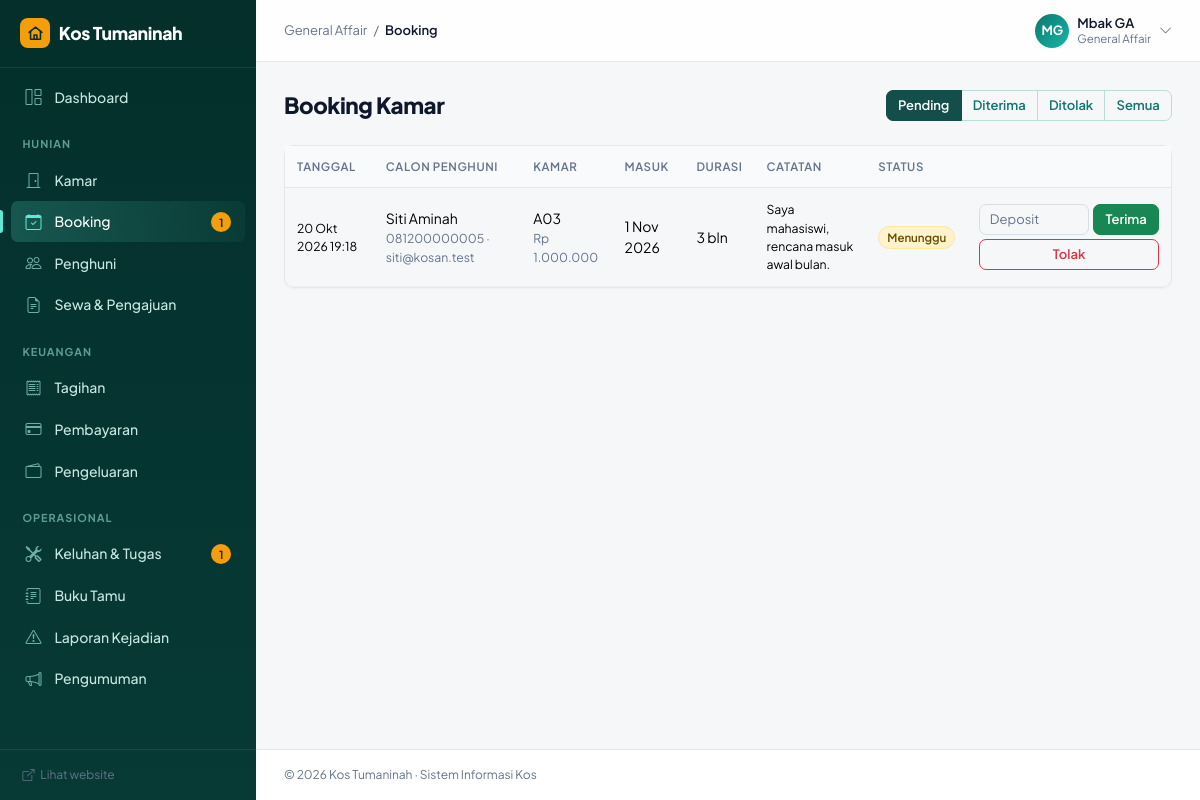
The page /ga/booking.php (signed in) on the database its author committed.
### tables this page shows
CREATE TABLE booking (
    id              INT UNSIGNED AUTO_INCREMENT PRIMARY KEY,
    user_id         INT UNSIGNED NOT NULL,
    kamar_id        INT UNSIGNED NOT NULL,
    tanggal_booking DATETIME NOT NULL DEFAULT CURRENT_TIMESTAMP,
    tanggal_masuk   DATE NOT NULL,
    durasi_bulan    TINYINT UNSIGNED NOT NULL DEFAULT 1,
    catatan         TEXT,
    status          ENUM('pending','diterima','ditolak','batal') NOT NULL DEFAULT 'pending',
    FOREIGN KEY (user_id) REFERENCES users(id) ON DELETE CASCADE,
    FOREIGN KEY (kamar_id) REFERENCES kamar(id) ON DELETE CASCADE
);

CREATE TABLE users (
    id             INT UNSIGNED AUTO_INCREMENT PRIMARY KEY,
    nama           VARCHAR(100) NOT NULL,
    email          VARCHAR(100) NOT NULL UNIQUE,
    password       VARCHAR(255) NOT NULL,
    no_hp          VARCHAR(20),
    role           ENUM('owner','ga','penghuni','penjaga') NOT NULL DEFAULT 'penghuni',
    no_ktp         VARCHAR(20),
    alamat         TEXT,
    kontak_darurat VARCHAR(100),
    aktif          TINYINT(1) NOT NULL DEFAULT 1,
    created_at     DATETIME NOT NULL DEFAULT CURRENT_TIMESTAMP
);

CREATE TABLE kamar (
    id              INT UNSIGNED AUTO_INCREMENT PRIMARY KEY,
    nomor_kamar     VARCHAR(10) NOT NULL UNIQUE,
    harga_per_bulan INT UNSIGNED NOT NULL DEFAULT 1000000,
    ukuran          VARCHAR(20),
    status          ENUM('kosong','terisi','perbaikan') NOT NULL DEFAULT 'kosong',
    deskripsi       TEXT,
    created_at      DATETIME NOT NULL DEFAULT CURRENT_TIMESTAMP
);

### ga/booking.php (the view, shortened to what this page needs)
<?php
require_once __DIR__ . '/../includes/functions.php';
$status = $_GET['status'] ?? 'pending';
$booking = q(
    "SELECT b.*, u.nama, u.no_hp, u.email, k.nomor_kamar, k.harga_per_bulan, k.status AS status_kamar
     FROM booking b JOIN users u ON u.id = b.user_id JOIN kamar k ON k.id = b.kamar_id
     WHERE ? = 'semua' OR b.status = ? ORDER BY b.id DESC",
    [$status, $status]
)->fetchAll();
require __DIR__ . '/../includes/header.php';
?>
<div class="d-flex justify-content-between align-items-center mb-4">
    <h1 class="h3 mb-0">Booking Kamar</h1>
    <div class="btn-group">
        <?php foreach (['pending', 'diterima', 'ditolak', 'semua'] as $s): ?>
            <a href="?status=<?= $s ?>" class="btn btn-sm btn-outline-primary <?= $status === $s ? 'active' : '' ?>"><?= ucfirst($s) ?></a>
        <?php endforeach; ?>
    </div>
</div>
<div class="card shadow-sm"><div class="card-body table-responsive">
    <table class="table">
        <thead><tr><th>Tanggal</th><th>Calon penghuni</th><th>Kamar</th><th>Masuk</th><th>Durasi</th><th>Catatan</th><th>Status</th><th></th></tr></thead>
        <tbody>
        <?php foreach ($booking as $b): ?>
            <tr>
                <td class="small"><?= tgl($b['tanggal_booking'], true) ?></td>
                <td><?= e($b['nama']) ?><div class="small text-muted"><?= e($b['no_hp']) ?> &middot; <?= e($b['email']) ?></div></td>
                <td><?= e($b['nomor_kamar']) ?><div class="small text-muted"><?= rupiah($b['harga_per_bulan']) ?></div></td>
                <td><?= tgl($b['tanggal_masuk']) ?></td>
                <td><?= $b['durasi_bulan'] ?> bln</td>
                <td class="small"><?= e($b['catatan']) ?></td>
                <td><?= badge($b['status']) ?></td>
                <td class="text-nowrap">
                    <?php if ($b['status'] === 'pending'): ?>
                        <form method="post" class="d-flex gap-1" data-confirm="Terima booking ini?">
                            <input type="number" name="deposit" class="form-control form-control-sm" style="width:110px" placeholder="Deposit" min="0">
                            <button class="btn btn-sm btn-success" <?= $b['status_kamar'] !== 'kosong' ? 'disabled title="Kamar sudah tidak kosong"' : '' ?>>Terima</button>
                        </form>
                        <form method="post" class="mt-1" data-confirm="Tolak booking ini?">
                            <button class="btn btn-sm btn-outline-danger w-100">Tolak</button>
                        </form>
                    <?php endif; ?>
                </td>
            </tr>
        <?php endforeach; ?>
        </tbody>
    </table>
</div></div>
<?php require __DIR__ . '/../includes/footer.php'; ?>

### includes/functions.php (shortened to what this page needs)
<?php
function db(): PDO
{
    static $pdo = null;
    if ($pdo === null) {
        $pdo = new PDO(
            'mysql:host=' . DB_HOST . ';dbname=' . DB_NAME . ';charset=utf8mb4',
            DB_USER,
            DB_PASS,
            [
                PDO::ATTR_ERRMODE            => PDO::ERRMODE_EXCEPTION,
                PDO::ATTR_DEFAULT_FETCH_MODE => PDO::FETCH_ASSOC,
            ]
        );
    }
    return $pdo;
}
function q(string $sql, array $params = []): PDOStatement
{
    $st = db()->prepare($sql);
    $st->execute($params);
    return $st;
}
function e($s): string
{
    return htmlspecialchars((string) $s, ENT_QUOTES, 'UTF-8');
}
function rupiah($n): string
{
    return 'Rp ' . number_format((int) $n, 0, ',', '.');
}
function tgl(?string $date, bool $jam = false): string
{
    $t = strtotime($date);
    $s = date('j', $t) . ' ' . substr(BULAN[(int) date('n', $t)], 0, 3) . ' ' . date('Y', $t);
    return $jam ? $s . ' ' . date('H:i', $t) : $s;
}
function badge(string $status): string
{
    $warna = [
        'kosong' => 'success', 'terisi' => 'secondary', 'perbaikan' => 'warning',
        'pending' => 'warning', 'diterima' => 'success', 'ditolak' => 'danger', 'batal' => 'secondary',
        'aktif' => 'success', 'selesai' => 'success', 'disetujui' => 'success',
        'belum' => 'danger', 'menunggu' => 'warning', 'lunas' => 'success', 'valid' => 'success',
        'baru' => 'info', 'diproses' => 'primary',
    ];
    $label = [
        'kosong' => 'Tersedia', 'pending' => 'Menunggu', 'belum' => 'Belum dibayar',
        'menunggu' => 'Diverifikasi', 'valid' => 'Terverifikasi',
    ];
    $w = $warna[$status] ?? 'secondary';
    return '<span class="badge rounded-pill bg-' . $w . '-subtle text-' . $w . '-emphasis border border-' . $w . '-subtle">'
        . e($label[$status] ?? ucfirst($status)) . '</span>';
}
function logo_svg(): string
{
    return '<svg viewBox="0 0 24 24" fill="none" stroke="currentColor" stroke-width="2.2" stroke-linecap="round" stroke-linejoin="round">'
        . '<path d="M3 10.5 12 3l9 7.5"/><path d="M5 9v11h14V9"/><path d="M10 20v-6h4v6"/></svg>';
}

### assets/css/style.css (style rules this page uses)
:root { --brand: #0f766e; --brand-hover: #115e59; --brand-active: #134e4a; --brand-soft: #e7f3f1; --ink: #0f172a; --ink-2: #334155; --muted: #64748b; --line: #e5e7eb; --canvas: #f6f7f9; --sidebar: #0f172a; --radius: 10px; --bs-body-font-family: 'Plus Jakarta Sans', system-ui, -apple-system, 'Segoe UI', Roboto, sans-serif; --bs-body-font-size: .9375rem; --bs-body-color: var(--ink); --bs-body-bg: var(--canvas); --bs-secondary-color: var(--muted); --bs-border-color: var(--line); --bs-primary: #0f766e; --bs-primary-rgb: 15, 118, 110; --bs-primary-bg-subtle: #e7f3f1; --bs-primary-border-subtle: #b9ddd7; --bs-primary-text-emphasis: #115e59; --bs-link-color: #0f766e; --bs-link-color-rgb: 15, 118, 110; --bs-link-hover-color: #115e59; --bs-link-hover-color-rgb: 17, 94, 89; }
body { -webkit-font-smoothing: antialiased; letter-spacing: -.003em; }
h1, h2, h3, h4, h5, h6, .h1, .h2, .h3, .h4, .h5, .h6 { font-weight: 700; letter-spacing: -.015em; color: var(--ink); }
a { text-decoration: none; }
.text-muted { color: var(--muted) !important; }
.btn { font-weight: 600; font-size: .875rem; padding: .55rem 1.05rem; border-radius: 8px; }
.btn-sm { padding: .3rem .7rem; font-size: .8125rem; border-radius: 7px; }
.btn-outline-primary { --bs-btn-color: var(--brand); --bs-btn-border-color: #b9ddd7; --bs-btn-hover-bg: var(--brand); --bs-btn-hover-border-color: var(--brand); --bs-btn-active-bg: var(--brand-active); --bs-btn-active-border-color: var(--brand-active); }
.form-control, .form-select { border-radius: 8px; border-color: #d9dee5; padding: .55rem .8rem; font-size: .9rem; }
.form-control-sm, .form-select-sm { padding: .3rem .6rem; font-size: .8125rem; border-radius: 7px; }
.card { border: 1px solid var(--line); border-radius: var(--radius); }
.shadow-sm { box-shadow: 0 1px 2px rgba(15, 23, 42, .04) !important; }
.table { --bs-table-bg: transparent; font-size: .875rem; margin-bottom: 0; }
.table > thead th { font-size: .72rem; text-transform: uppercase; letter-spacing: .05em; color: var(--muted); font-weight: 600; background: #f8fafc; border-bottom: 1px solid var(--line); white-space: nowrap; }
.table td, .table th { vertical-align: middle; padding: .75rem .75rem; border-color: #eef0f3; }
.card-body.table-responsive, .card-body > .table-responsive { padding: 0; }
.badge { font-weight: 600; font-size: .72rem; padding: .38em .7em; }
.logo-mark svg { width: 17px; height: 17px; }
.app-content h1.h3, .app-content h1 { font-size: 1.4rem; font-weight: 800; letter-spacing: -.02em; }

### assets/css/motion.css (style rules this page uses)
:root { --ease-out: cubic-bezier(.22, .61, .36, 1); --dur: .45s; }
.btn { transition: background-color .15s ease, border-color .15s ease, color .15s ease, box-shadow .15s ease, transform .1s ease; }
.card { transition: border-color .2s ease, box-shadow .2s ease, transform .2s ease; }
.table tbody tr { transition: background-color .12s ease; }
.form-control, .form-select { transition: border-color .15s ease, box-shadow .15s ease; }

### assets/css/theme.css (style rules this page uses)
:root { --deep: #042f2b; --deep-2: #0b4f48; --accent: #f59e0b; --accent-hover: #fbbf24; --mint: #5eead4; }
html { scroll-behavior: smooth; }

### rows shown on the page
booking: tanggal_booking "20 Okt 2026 19:18", user.nama "Siti Aminah", user.no_hp "081200000005", user.email "siti@kosan.test", kamar.nomor_kamar "A03", kamar.harga_per_bulan "Rp 1.000.000", tanggal_masuk "1 Nov 2026", durasi_bulan "3", catatan "Saya mahasiswi, rencana masuk awal bulan.", status "Menunggu"

### other values the page prints
APP_NAME "Kos Tumaninah"
$label "Dashboard"
$seksi "HUNIAN"
$label "Kamar"
$label "Booking"
$counts[$path] "1"
$label "Penghuni"
$label "Sewa & Pengajuan"
$seksi "KEUANGAN"
$label "Tagihan"
$label "Pembayaran"
$label "Pengeluaran"
$seksi "OPERASIONAL"
$label "Keluhan & Tugas"
$label "Buku Tamu"
